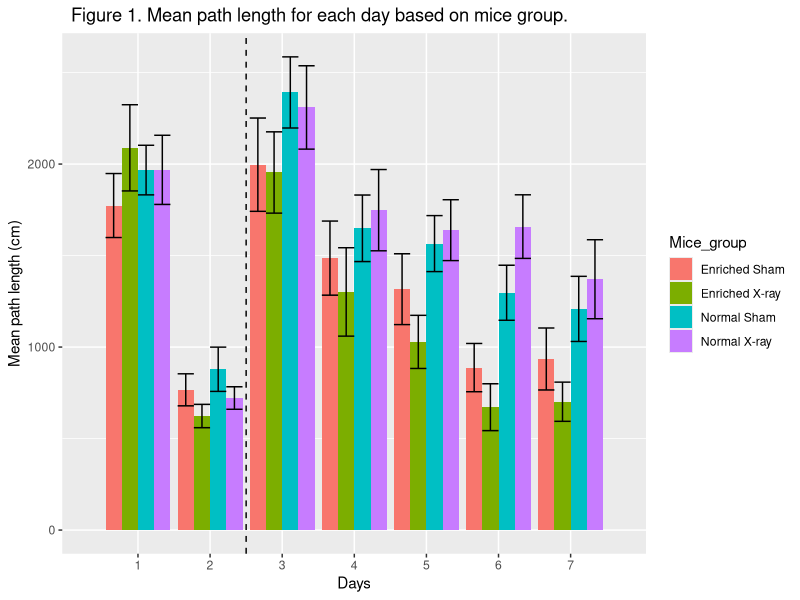
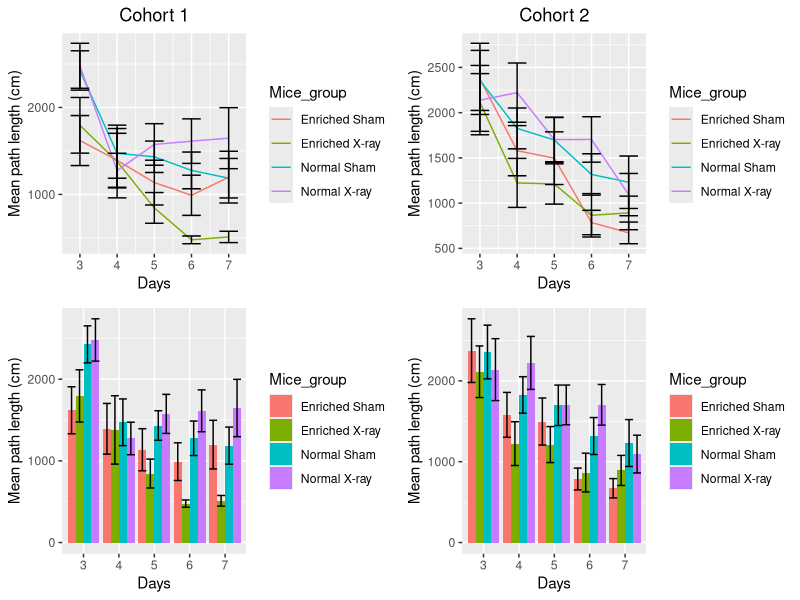
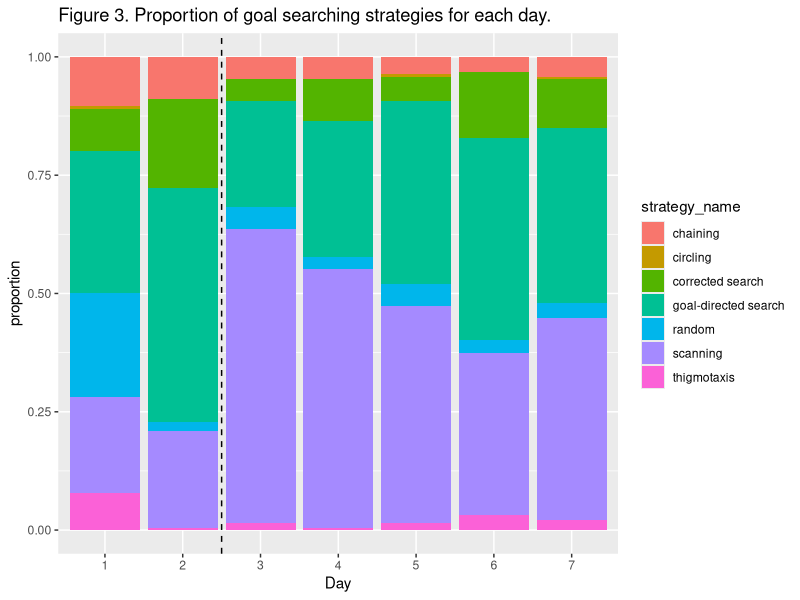
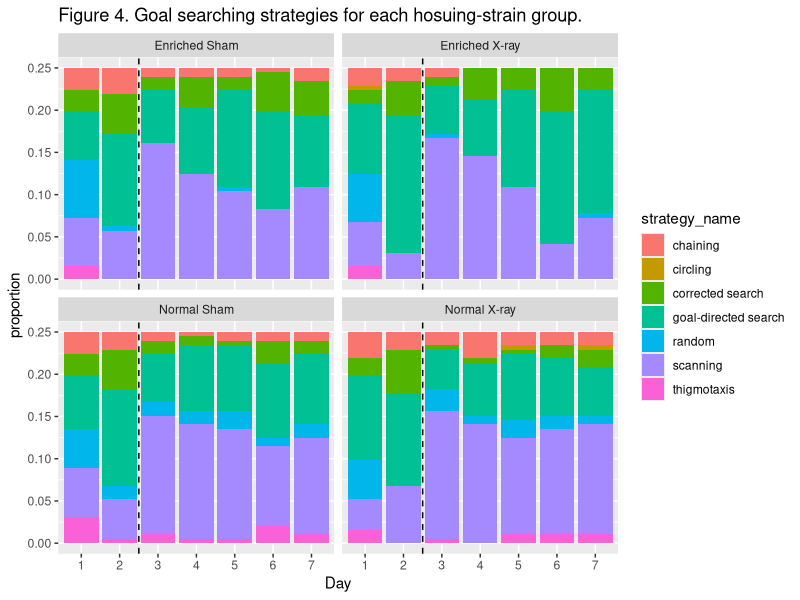
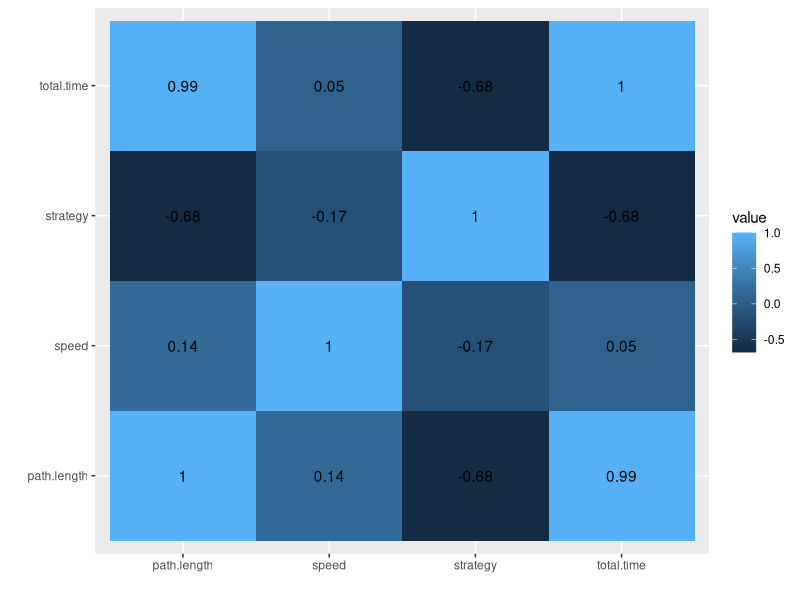
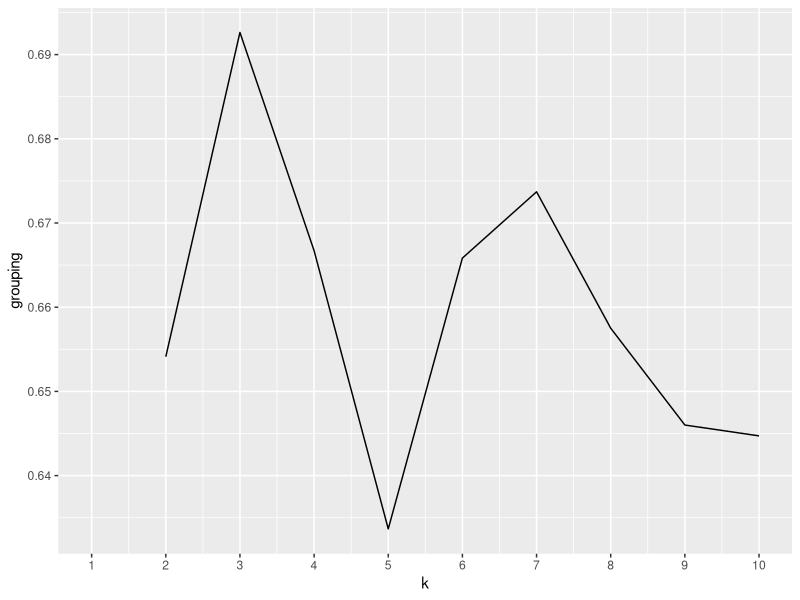
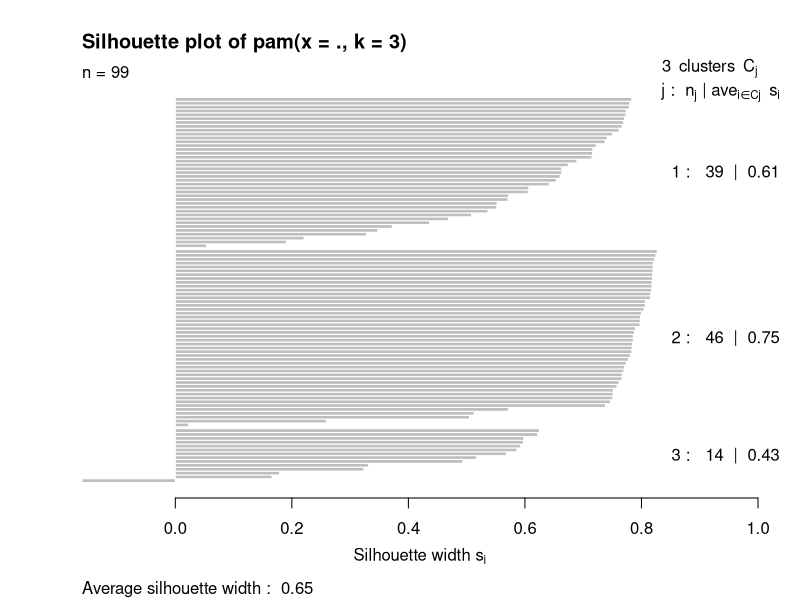
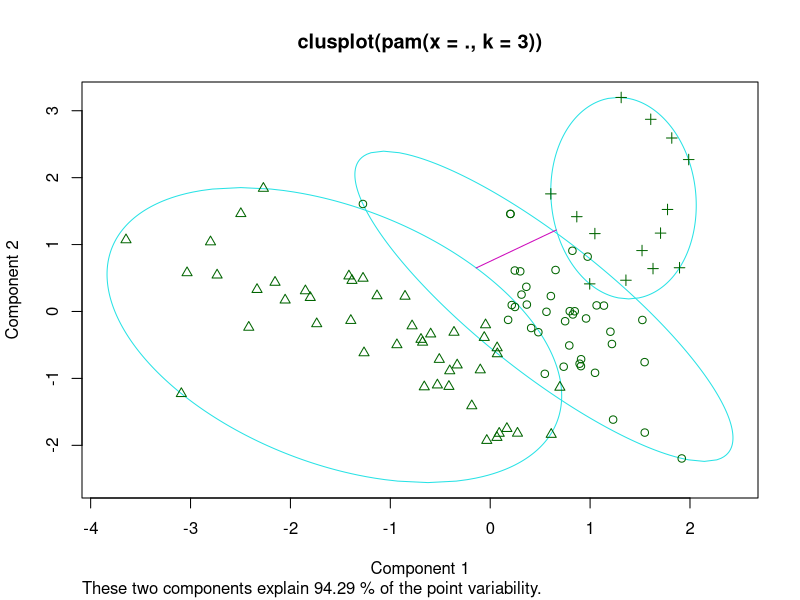

Write the R code that produced these figures, in order.
## ---- chunk 1
library(knitr)
opts_chunk$set(fig.align="center", fig.height=5, message=FALSE, fig.width=8,tidy.opts=list(width.cutoff=60),tidy=TRUE, R.options=list(max.print=100))
## ---- chunk 2

#install.packages("GGally")
#install.packages("gridExtra")
library(tidyverse)
library(readxl)
library(ggplot2)
library(gridExtra)
library(GGally)
library(dbplyr)

#setwd("~/Desktop/RTRACK/data_analysis")
cohort_1 <- read_xlsx("cohort_1_results.xlsx")
cohort_groups <- read_xlsx("Cohort1_groups.xlsx")
cohort_2 <- read_xlsx("Cohort2_results.xlsx")
cohort_1_first <- read_xlsx("First_six_results.xlsx")
cohort_2_first <- read_xlsx("Cohort2_six_results.xlsx")

## ---- chunk 3
cohort_1 <- cohort_1 %>% rename(TargetID = "_TargetID", Day = "_Day", Trial = "_Trial")
cohort_2 <- cohort_2 %>% rename(TargetID = "_TargetID", Day = "_Day", Trial = "_Trial")
cohort_2_first <- cohort_2_first %>% rename(TargetID = "_TargetID", Day = "_Day", Trial = "_Trial")
cohort_1_first <- cohort_1_first %>% rename(TargetID = "_TargetID", Day = "_Day", Trial = "_Trial")
cohort_groups <- cohort_groups %>% rename(TargetID = ID)
total <- rbind(cohort_1_first, cohort_1, cohort_2_first, cohort_2)
cohort_1$TargetID <- as.numeric(cohort_1$TargetID)
cohort_2$TargetID <- as.numeric(cohort_2$TargetID)
## ---- chunk 4
# Cohort 1
c1_full <- full_join(cohort_1, cohort_groups) %>% rename(Strain = Tx)

c1 <- c1_full %>% select(TargetID, Day ,Trial ,path.length, strategy, Housing,
Strain, total.time)

# adding a column with a name of the strategy based on the website: https://rupertoverall.net/Rtrack/articles/Rtrack_strategy_description.html
c1 <- c1 %>% mutate(strategy_name = case_when(strategy == 1 ~ "thigmotaxis",
strategy == 2 ~"circling", strategy == 3 ~ "random", strategy == 4 ~ "scanning", 
strategy == 5 ~ "chaining", strategy == 6 ~ "goal-directed search", 
strategy == 7 ~ "corrected search", strategy == 8 ~ "direct path")) 

# Cohort 2
c2_full <- full_join(cohort_2, cohort_groups) %>% rename(Strain = Tx)

c2 <- c2_full %>% select(TargetID, Day ,Trial ,path.length, strategy, Housing, Strain, total.time)

# adding a column with a name of the strategy based on the website
c2 <- c2 %>% mutate(strategy_name = case_when(strategy == 1 ~ "thigmotaxis",
strategy == 2 ~"circling",strategy == 3 ~ "random", strategy == 4 ~ "scanning", 
strategy == 5 ~ "chaining", strategy == 6 ~ "goal-directed search", 
strategy == 7 ~ "corrected search", strategy == 8 ~ "direct path"))

# Total dataset

total$TargetID <- as.numeric(total$TargetID)
total_full <- full_join(total, cohort_groups) %>% rename(Strain = Tx)
total <- total_full %>% select(Cohort, Track_ID, TargetID, Day ,Trial, 
path.length, strategy, Housing, Strain, total.time)

# adding a column with a name of the strategy based on the website
total <- total %>% mutate(strategy_name = case_when(strategy == 1 ~ "thigmotaxis",
strategy == 2 ~"circling", strategy == 3 ~ "random", strategy == 4 ~ "scanning",
strategy == 5 ~ "chaining", strategy == 6 ~ "goal-directed search", 
strategy == 7 ~ "corrected search", strategy == 8 ~ "direct path"))

total <- total %>% unite(Cohort, Track_ID, col="unique",sep="_", remove = F) 
total <- total %>% mutate(speed = path.length/total.time)

total_united <- total %>% unite(Housing, Strain, col="Mice_group",sep=" ")

glimpse(total_united)
head(total_united)
## ---- chunk 5
# Creates mean of all trials for each mouse grouped by day
total_avg_per_day <- total_united %>% filter(Trial != 22) %>% 
group_by(Mice_group, TargetID, Day) %>% summarise(mean_length = mean(path.length), 
n=n(), sd=sd(path.length), sem=sd/sqrt(n)) %>% arrange(Day) %>% 
select(Day, Mice_group, TargetID, mean_length, n, sd, sem)

total_avg_per_day 

# Creates daily mean from the means of each mouse grouped by Mice_group
total_day_avg <- total_avg_per_day %>% group_by(Mice_group, Day) %>%
summarise(day_mean_length_for_all = mean(mean_length), n = n(), 
sd = sd(mean_length),sem=sd/sqrt(n)) %>% select(Day, Mice_group, 
day_mean_length_for_all, n, sd, sem) %>% arrange(Day)

total_day_avg
## ---- chunk 6
total_day_avg %>% ggplot(aes(Day,day_mean_length_for_all, fill = Mice_group)) + geom_bar(stat="identity",position="dodge") + 
geom_errorbar(aes(x = Day, y = day_mean_length_for_all, 
ymin=day_mean_length_for_all - sem, ymax = day_mean_length_for_all + sem), 
position = "dodge") + labs(y="Mean path length (cm)", x = "Days") + 
ggtitle("Figure 1. Mean path length for each day based on mice group.") + 
theme(plot.title = element_text(hjust = 0.1)) + 
scale_x_discrete(limits=c(1,2,3,4,5,6,7)) + geom_vline(aes(xintercept=2.5), linetype="dashed")

# The dashed line separates days with visible platform (1-2) from days with the invisible one.
## ---- chunk 7
# Cohort 1

# Unite housing and x-ray treatment into one categorical variable
c1_united <- c1 %>% unite(Housing, Strain, col="Mice_group",sep=" ")

# Creates mean of all trials for each mouse grouped by day
# Trial 22 excluded as it was a pilot trial (trial 
# made in order to establish the parameters for the whole experiment)
c1_ID_avg_per_day <- c1_united %>% filter(Trial != 22) %>% 
group_by(Mice_group, TargetID, Day) %>% summarise(mean_length = 
mean(path.length), n=n(), sd=sd(path.length), sem=sd/sqrt(n)) %>% 
arrange(Day) %>% select(TargetID, Day, Mice_group, mean_length, n, sd, sem)
head(c1_ID_avg_per_day)

# Creates daily mean from the means of each mouse grouped by Mice_group
c1_day_avg <- c1_ID_avg_per_day %>% group_by(Mice_group,Day) %>% 
summarise(day_mean_length_for_all = mean(mean_length), n = n(), sd = 
sd(mean_length),sem=sd/sqrt(n)) %>% select(Day, Mice_group, 
day_mean_length_for_all, n, sd, sem) %>% arrange(Day)

head(c1_day_avg)

c1_day_avg <- c1_day_avg %>% mutate(Day= as.numeric(Day))

g1 <- c1_day_avg %>% ggplot(aes(Day,day_mean_length_for_all)) + 
geom_line(stat="identity", aes(color = Mice_group)) + 
geom_errorbar(aes(x = Day, y = day_mean_length_for_all, 
ymin=day_mean_length_for_all - sem, ymax = day_mean_length_for_all + sem), 
width = 0.5) + labs(y="Mean path length (cm)", x = "Days") + 
ggtitle("Cohort 1") + theme(plot.title = element_text(hjust = 0.5))

g2 <- c1_united %>% filter(Trial != 22) %>% group_by(Mice_group, 
TargetID, Day) %>% summarise(mean_length = mean(path.length), n=n(), 
sd=sd(path.length), sem=sd/sqrt(n)) %>% ggplot() + geom_bar(aes(x = Day, 
y=mean_length, fill = Mice_group), stat="summary", fun.y="mean", 
position ="dodge") + geom_errorbar(aes(x = Day, y=mean_length, fill = Mice_group), 
stat="summary", position="dodge") + labs(y="Mean path length (cm)", x = "Days")

# Cohort 2

# Unite housing and x-ray treatment into one categorical variable
c2_united <- c2 %>% unite(Housing, Strain, col="Mice_group",sep=" ")
# c1_united %>% select(Mice_group, TargetID, Day, path.length, total.time)

# Creates mean of all trials for each mouse grouped by day
c2_ID_avg_per_day <- c2_united %>% filter(Trial != 22) %>%
group_by(Mice_group, TargetID, Day) %>% summarise(mean_length = 
mean(path.length), n=n(), sd=sd(path.length), sem=sd/sqrt(n)) %>%
arrange(Day) %>% select(TargetID, Day, Mice_group, mean_length, n, sd, sem)

# Creates daily mean from the means of each mouse grouped by Mice_group
c2_day_avg <- c2_ID_avg_per_day %>% group_by(Mice_group,Day) %>%
summarise(day_mean_length_for_all = mean(mean_length), n = n(), 
sd = sd(mean_length),sem=sd/sqrt(n)) %>% select(Day, Mice_group, 
day_mean_length_for_all, n, sd, sem) %>% arrange(Day)

c2_day_avg <- c2_day_avg %>% mutate(Day= as.numeric(Day))

g3 <- c2_day_avg %>% ggplot(aes(Day,day_mean_length_for_all)) + 
geom_line(stat="identity", aes(color = Mice_group)) + geom_errorbar(aes(x = Day, 
y = day_mean_length_for_all, ymin=day_mean_length_for_all - sem, 
ymax = day_mean_length_for_all + sem), width = 0.5) + 
labs(y="Mean path length (cm)", x = "Days") + ggtitle("Cohort 2") + 
theme(plot.title = element_text(hjust = 0.5))

g4 <- c2_united %>% filter(Trial != 22) %>% group_by(Mice_group, TargetID, Day) %>% summarise(mean_length = mean(path.length), n=n(), sd=sd(path.length),                                   sem=sd/sqrt(n)) %>% ggplot() + geom_bar(aes(x = Day, y=mean_length, fill = Mice_group),
stat="summary", fun.y="mean", position ="dodge") + 
geom_errorbar(aes(x = Day, y=mean_length, fill = Mice_group), 
stat="summary", position="dodge") + labs(y="Mean path length (cm)", x = "Days")

grid.arrange(g1, g3, g2, g4, nrow = 2, ncol = 2)
## ---- chunk 8
strategy_count <- total %>% group_by(Day, strategy_name) %>% count()
strategy_count <- strategy_count %>% mutate(proportion = n/192)

head(strategy_count)

ggplot(strategy_count, aes(x = Day, y = proportion, fill= strategy_name))+
geom_bar(stat="identity") + geom_vline(aes(xintercept=2.5), linetype="dashed") + 
ggtitle("Figure 3. Proportion of goal searching strategies for each day.")

strategy_counts <- total_united %>% group_by(Mice_group, Day, strategy_name) %>%
count() %>% mutate(proportion = n/192)
head(strategy_counts)

ggplot(strategy_counts, aes(x = Day, y = proportion, fill= strategy_name))+
geom_bar(stat="identity") + geom_vline(aes(xintercept=2.5), linetype="dashed") + 
facet_wrap(~Mice_group) + 
ggtitle("Figure 4. Goal searching strategies for each hosuing-strain group.")

# The dashed line separates days with visible platform (1-2) from days 
# with the invisible one.
## ---- chunk 9
trial <- total_full %>% select(Cohort, Track_ID, TargetID, Day ,Trial, 
path.length, strategy, Housing, Strain, total.time) %>%
unite(Housing, Strain, col="Mice_group",sep=" ") %>% 
group_by(Cohort,Mice_group, Day, Track_ID) %>%
summarise(mean_length = mean(path.length)) %>% pivot_wider(names_from="Cohort", values_from="mean_length") %>% rename("coh1_length" = "1", "coh2_length" = "2")
head(trial)

trial2 <- total_full %>% select(Cohort, Track_ID, TargetID, Day ,Trial, 
path.length, strategy, Housing, Strain, total.time) %>%
unite(Housing, Strain, col="Mice_group",sep=" ") %>% 
group_by(Cohort, Track_ID, Mice_group, Day) %>%
summarise(mean_time = mean(total.time)) %>%
pivot_wider(names_from="Cohort", values_from="mean_time") %>%
rename("coh1_time" = "1", "coh2_time" = "2")
head(trial2)

cohorts_comparison <- full_join(trial, trial2)

head(cohorts_comparison)
glimpse(cohorts_comparison) 

# 672 observations = 21 trials * 32 mice per cohort

cohorts_comparison_summary <- cohorts_comparison %>%
group_by(Mice_group, Day) %>% summarise(coh1_mean_length = mean(coh1_length), 
coh2_mean_length = mean(coh2_length), coh1_mean_time = mean(coh1_time), coh2_mean_time = mean(coh2_time)) 

head(cohorts_comparison_summary)

coh_nums <- cohorts_comparison_summary %>% select_if(is.numeric) %>%
as.data.frame() %>% select(-1)
cor(coh_nums)

## ---- chunk 10
total %>%select_if(is.numeric) %>% select(-1, -2) %>% cor %>%
as.data.frame %>% rownames_to_column %>% pivot_longer(-1) %>%
ggplot(aes(rowname, name, fill=value))+geom_tile()+
geom_text(aes(label=round(value,2)))+xlab("")+ylab("")
## ---- chunk 11
library(tidyverse)
library(cluster)

total_full_united <- total_full %>% unite(Housing, Strain,
col="Mice_group",sep=" ")
total_full_united <- total_full_united %>%
mutate(speed = path.length/total.time)

tot <- total_full_united %>% filter(Trial != 22, Day !=1, Day != 2) %>%
group_by(Mice_group, TargetID, Day, strategy) %>%
summarise(mean_length = mean(path.length), mean_time = mean(total.time),
turn = mean(turning.absolute), velocity = mean(mean.velocity))
head(tot)

tot2 <- tot %>% group_by(Mice_group, Day,strategy) %>%
summarise(day_mean_length_for_all = mean(mean_length),
day_mean_time_for_all = mean(mean_time), mean_turn = mean(turn),
mean_velocity = mean(velocity)) %>% arrange(Day)

tot3 <- tot2 %>% as.data.frame() %>% select(-1,-2)
tot4 <- tot2 %>% as.data.frame()
glimpse(tot3)

X <- tot3 %>% select(1:5) %>% scale
head(round(X,3))

# checking number of clusters

grouping <- vector()
for(i in 2:10){
  pam_fit <- tot3 %>% pam(i)
  grouping[i] <- pam_fit$silinfo$avg.width
} 
ggplot()+geom_line(aes(x=1:10,y=grouping))+
scale_x_continuous(name="k",breaks=1:10)

# run pam for 3
pam3 <- tot3 %>% select(-1,-2) %>% pam(k=3)
pam3
plot(pam3, which=2)
plot(pam3, which=1)

# visualise correlations
tot3 %>% mutate(cluster=as.factor(pam3$clustering)) %>%
ggpairs(columns = 1:5, aes(color=cluster))

# maybe 2 clusters better

# compare to two 
pam2 <- tot3 %>% select(-1,-2) %>% pam(k=2)
pam2
plot(pam2, which=2)
plot(pam2, which=1)

# The choice of 2 clusters

tot5 <- tot4 %>% mutate(cluster=as.factor(pam2$clustering)) %>%
select(Mice_group, cluster, everything())
#tot4
tot5$strategy <- as.factor(tot5$strategy)

ggplot(tot5, aes(x=day_mean_length_for_all,y=mean_turn, 
color=strategy, shape = cluster)) + geom_point() +
labs(title="PAM visualisation", y="Mean Velocity", x="Mean Path Length (cm)") + scale_color_manual(name="Strategy", labels = c("thigmotaxis","circling",
"random","scanning", "chaining", "goal-directed search", "corrected search",
"direct path"), values = c("1"="blue", "2"="#00BA38", "3"="purple",
"4"="#00BCD8", "5"="brown", "6"="orange", "7" = "#FF67A4")) + geom_vline(aes(xintercept=1500), linetype="dashed")                                        
